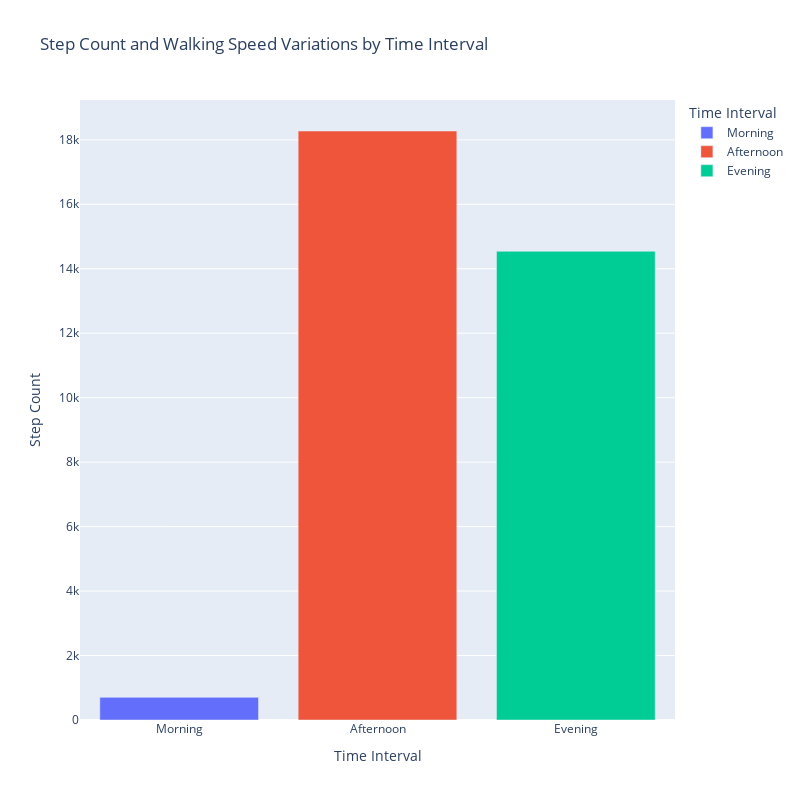

Notebook cell for this chart:
### Code cell
# Variations in Step Count and Walking Speed by Time Interval
fig = px.bar(data.groupby("Time Interval", as_index=False, observed=True).sum(), 
             x="Time Interval",
             y="Step Count",
             color="Time Interval",
             title="Step Count and Walking Speed Variations by Time Interval",
             height=800,
             width=800)
fig.show()

### Figure 1 — Plotly figure (JSON) as saved in the notebook; plotly's stock layout.template omitted (floating-point values rounded to 4 significant figures)
{"data": [{"alignmentgroup": "True", "hovertemplate": "Time Interval=%{x}<br>Step Count=%{y}<extra></extra>", "legendgroup": "Morning", "marker": {"color": "#636efa", "pattern": {"shape": ""}}, "name": "Morning", "offsetgroup": "Morning", "orientation": "v", "showlegend": true, "textposition": "auto", "type": "bar", "x": ["Morning"], "xaxis": "x", "y": [703], "yaxis": "y"}, {"alignmentgroup": "True", "hovertemplate": "Time Interval=%{x}<br>Step Count=%{y}<extra></extra>", "legendgroup": "Afternoon", "marker": {"color": "#EF553B", "pattern": {"shape": ""}}, "name": "Afternoon", "offsetgroup": "Afternoon", "orientation": "v", "showlegend": true, "textposition": "auto", "type": "bar", "x": ["Afternoon"], "xaxis": "x", "y": [18274], "yaxis": "y"}, {"alignmentgroup": "True", "hovertemplate": "Time Interval=%{x}<br>Step Count=%{y}<extra></extra>", "legendgroup": "Evening", "marker": {"color": "#00cc96", "pattern": {"shape": ""}}, "name": "Evening", "offsetgroup": "Evening", "orientation": "v", "showlegend": true, "textposition": "auto", "type": "bar", "x": ["Evening"], "xaxis": "x", "y": [14542], "yaxis": "y"}], "layout": {"barmode": "relative", "height": 800, "legend": {"title": {"text": "Time Interval"}, "tracegroupgap": 0}, "title": {"text": "Step Count and Walking Speed Variations by Time Interval"}, "width": 800, "xaxis": {"anchor": "y", "autorange": true, "categoryarray": ["Morning", "Afternoon", "Evening"], "categoryorder": "array", "domain": [0, 1], "range": [-0.5, 2.5], "title": {"text": "Time Interval"}, "type": "category"}, "yaxis": {"anchor": "x", "autorange": true, "domain": [0, 1], "range": [0, 19240.0], "title": {"text": "Step Count"}, "type": "linear"}}}
